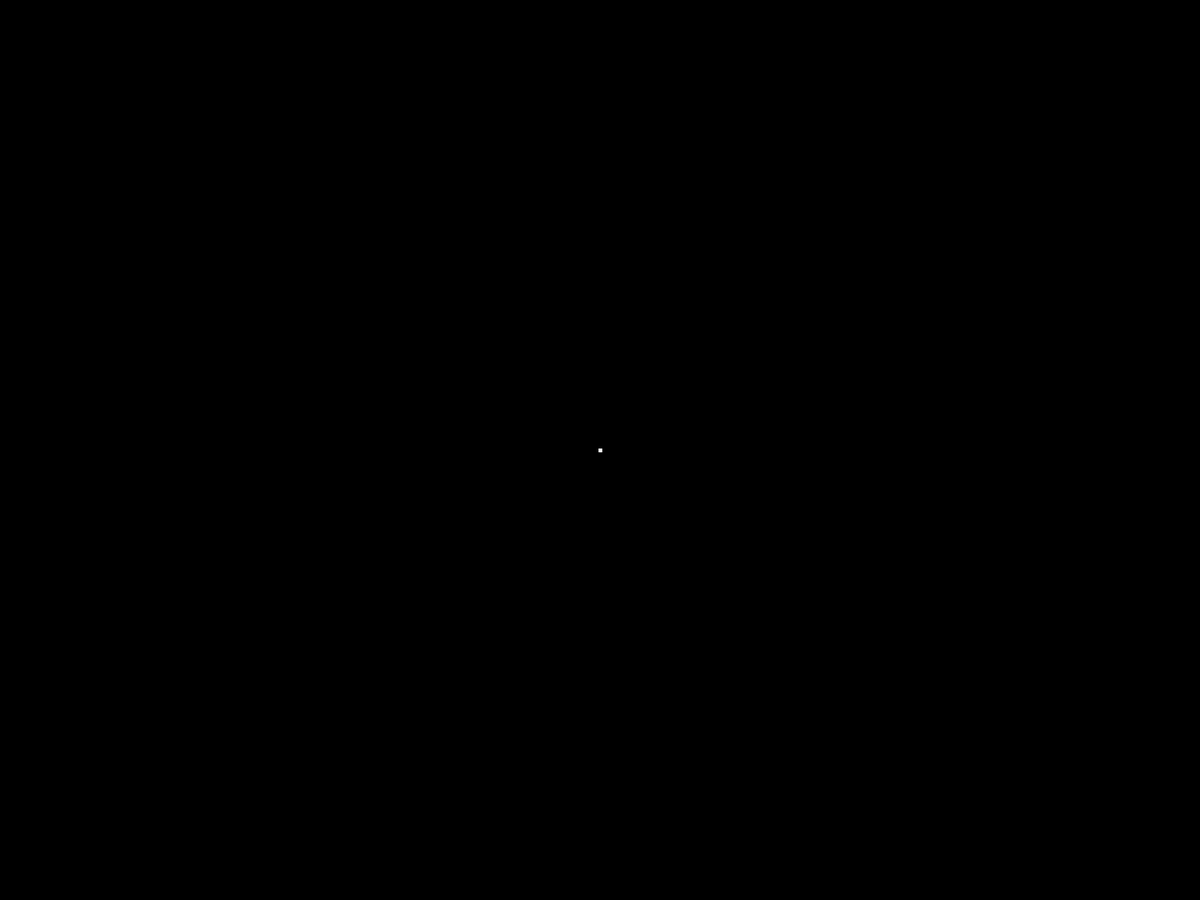
Frame 1 (no input)
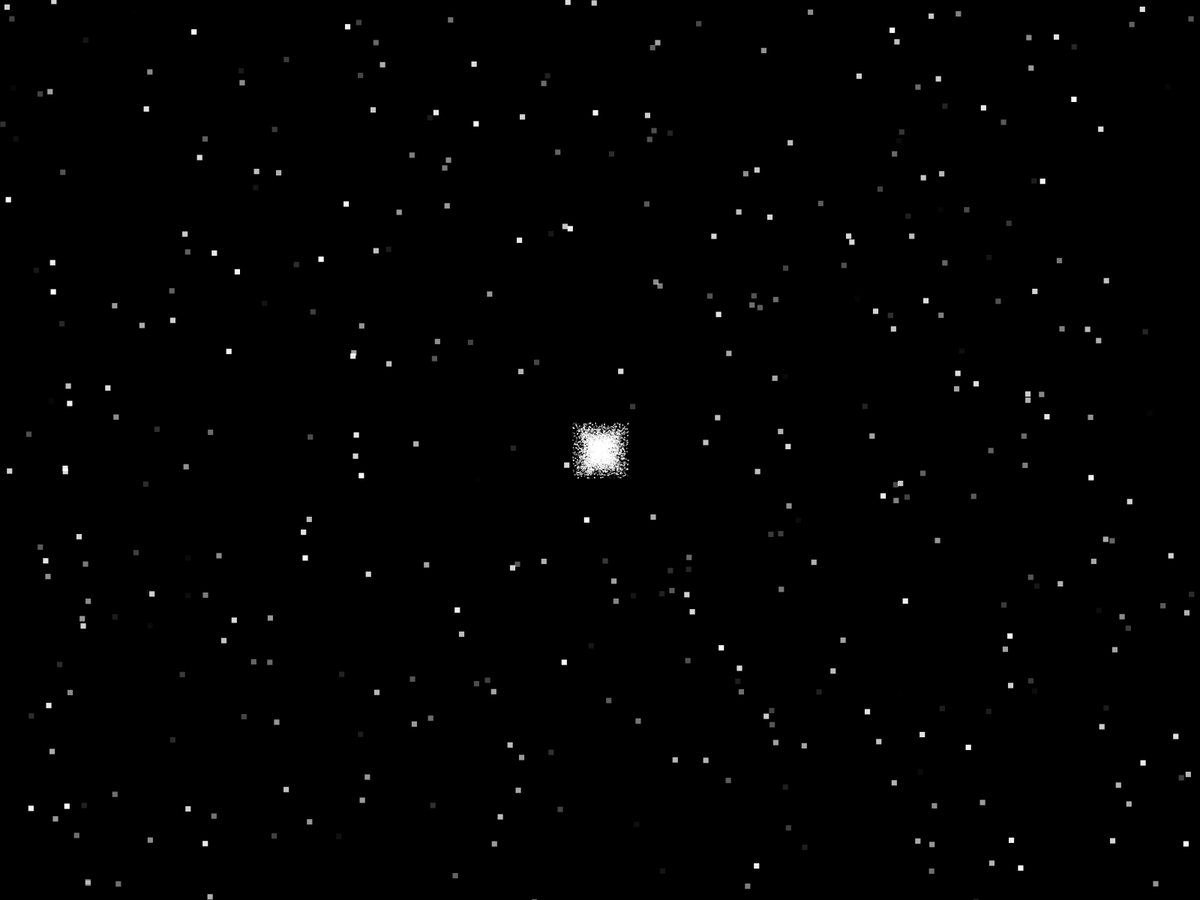
Frame 60 (the mouse pressed at the canvas centre just before this capture)
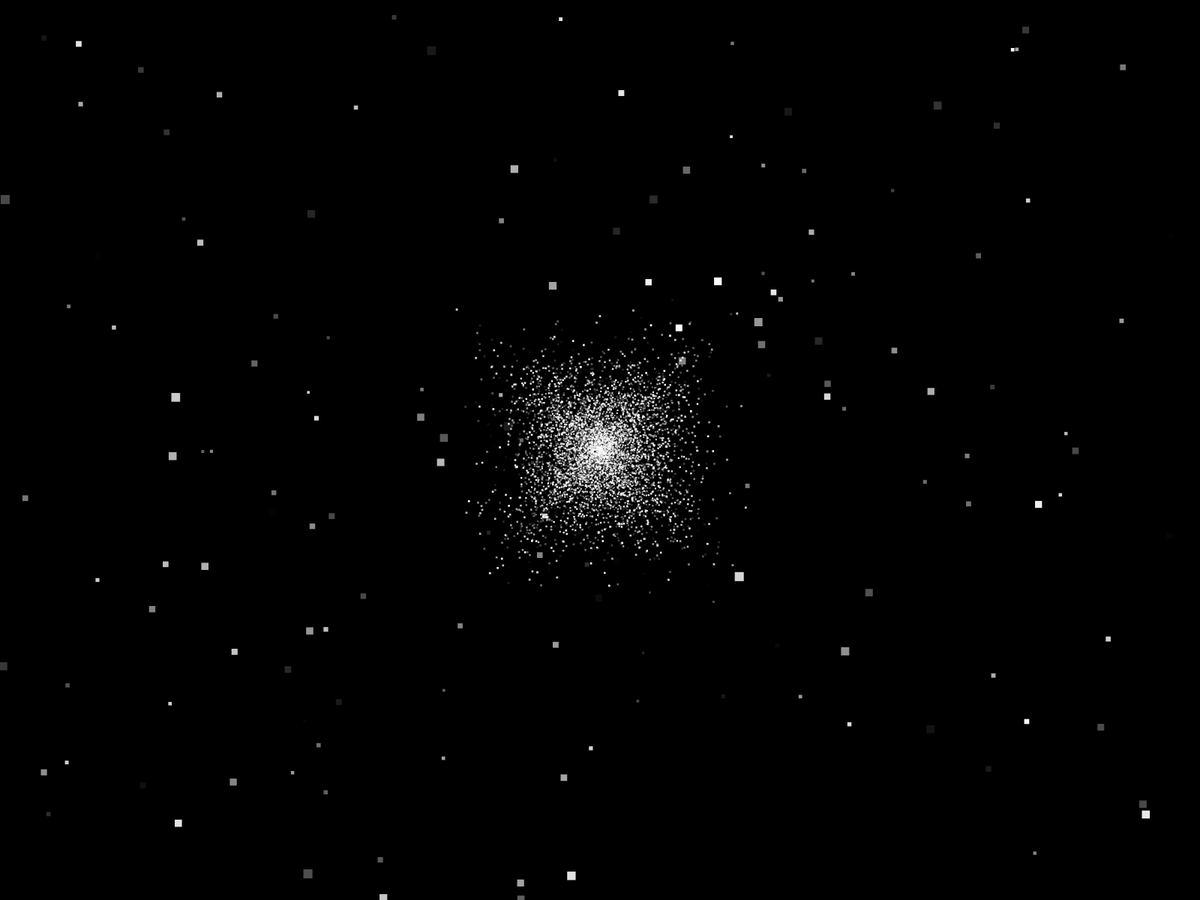
Frame 120 (the mouse held since frame 60 and released just before this capture)

The Processing sketch that drew these frames (run headless with seeded random() and noise(); from frame 60 on, the mouse is pressed at the canvas centre):

// Processing sketch: starField
// ── starField.pde
Star[] galaxy = new Star[8000]; //define an array to later fill with instances of the Star class

void setup(){
  fullScreen(1);
  for (int i = 0; i < galaxy.length; i++){ //setup a loop to initialize the array
    galaxy[i] = new Star(); //calls the Star() constructor for each element of the array
  }
}

void draw(){
 background(0);
  for (int i = 0; i < galaxy.length; i++){ //loops through the array
    galaxy[i].move(); //move each star
    galaxy[i].display(); //then draw each star
  }
}
  
//definition for our Star class
class Star{
  float x; //first we setup instance variables for each property
  float y;
  float xspeed;
  float yspeed;
  float starSize;
  float brightness;
  
  //constructor for Star class - this runs when the 'new' keyword is used
  Star(){
    xspeed = random(-100, 100)/100; //generates a random float between -1 and 1
    yspeed = random(-100, 100)/100;
    x = width/2 + xspeed; //start each start at the center - but with a slight offset
    y = height/2 + yspeed; //these slight offsets give each star a different direction and speed
    brightness = random(255);
    starSize = 1;
  }
  
  //here we define a move() function inside our Star class
  void move(){
    //reset if any of the four conditions below are met (which would indicate that the star is offscreen)
    if ((y > height) || (y < 0) || (x > width) || (x < 0)){
          //lines below are copy/pasted from our constructor above
          xspeed = random(-100, 100)/100;
          yspeed = random(-100, 100)/100;
          x = width/2 + xspeed;
          y = height/2 + yspeed;
          brightness = random(255);
          starSize = 1;
    }
    
    x = x + xspeed; //move each star according to it's stored offsets
    y = y + yspeed;
    
    starSize = starSize+starSize/30; //grow the star by 1/30th of its size each frame
    xspeed = xspeed*1.1; //speed up the stars a little bit each frame
    yspeed = yspeed*1.1;
  }
  
  //the function that actually draws our star
  void display(){
    noStroke();
    fill(255, brightness);
    //rect has better performance than ellipse
    rect(x, y, starSize, starSize);
  }
  
  
}
